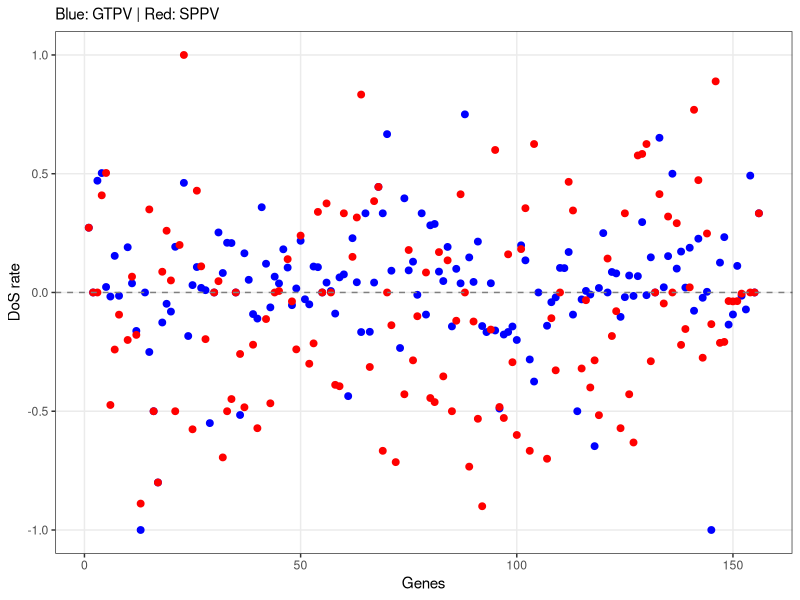
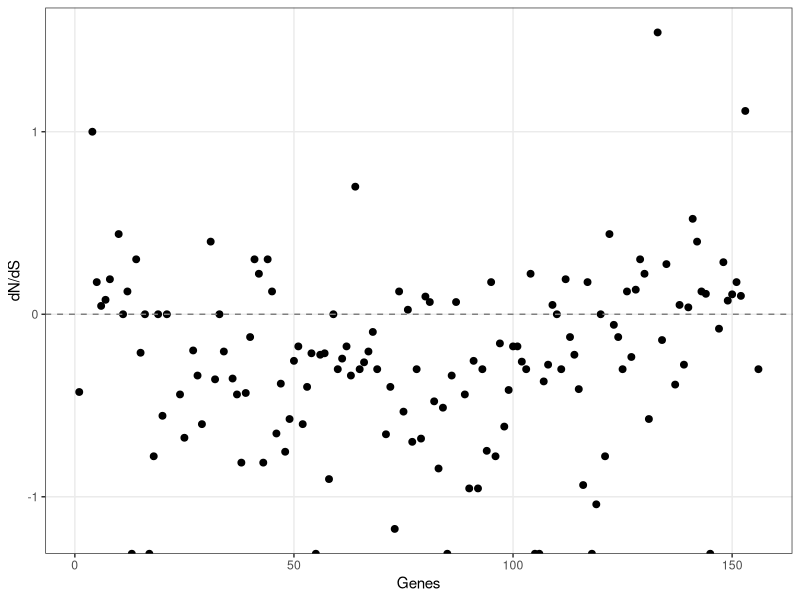
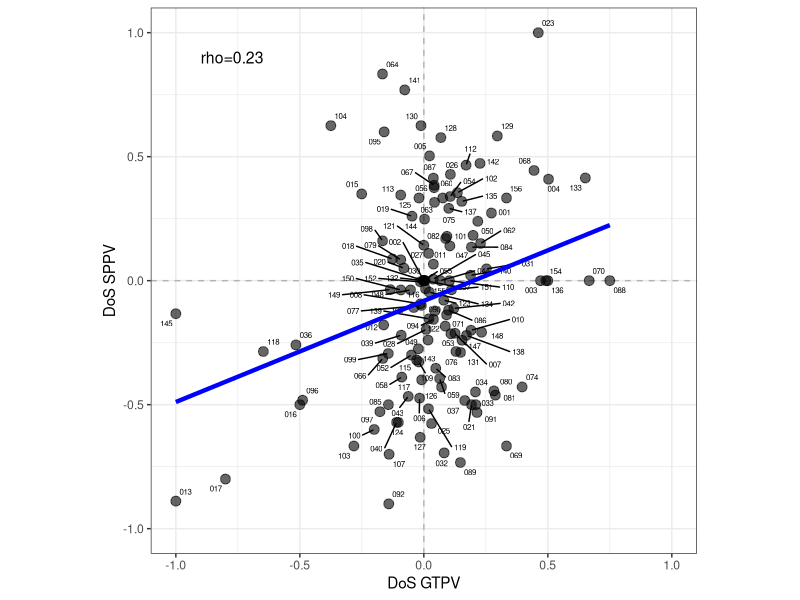

These charts were generated, in order, by the following R code:
# ================================
# DoS and dN/dS analysis + plots
# ================================

library(tidyverse)
library(ggrepel)

# ----------------
# Load data
# ----------------
df <- read_csv("DoS_per_gene.csv", show_col_types = FALSE)
df <- df %>% mutate(
    gene_num = as.integer(str_extract(gene, "\\d+")),
    dNdS = ifelse(dS > 0, dN / dS, NA_real_)  )

p1 <- ggplot(df, aes(x = gene_num)) +
  geom_point(    aes(y = DoS_G),    colour = "blue",
    size = 2,    na.rm = TRUE ) +
  geom_point(    aes(y = DoS_S),    colour = "red",
    size = 2,   na.rm = TRUE  ) +
  geom_hline(    yintercept = 0,    linetype = "dashed",
    colour = "grey50"  ) +
  labs(    x = "Genes",    y = "DoS rate",
    subtitle = "Blue: GTPV | Red: SPPV") +
  theme_bw() +  theme(panel.grid.minor = element_blank())
pdf("DoS_plot1.pdf",width=9,height=5)
print(p1)
dev.off()

p3 <- ggplot(df, aes(x = gene_num)) +
  geom_point(    aes(y = log10(dNdS)),
    colour = "black",    size = 2,    na.rm = TRUE ) +
  geom_hline(    yintercept = 0,    linetype = "dashed",
    colour = "grey50"  ) +
  labs(    x = "Genes",    y = "dN/dS") + 
  theme_bw() +  theme(panel.grid.minor = element_blank())

pdf("DoS_plot_dnds.pdf",width=9,height=5)
print(p3)
dev.off()

# ----------------
# Plot 2:
# DoS_G vs DoS_S
# ----------------
rho <- cor(  df$DoS_G,  df$DoS_S,
  method = "spearman",  use = "pairwise.complete.obs")
p2 <- ggplot(df, aes(x = DoS_G, y = DoS_S, label = gsub("LSDV","",gene))) +
  geom_hline(    yintercept = 0,   linetype = "dashed",    colour = "grey70"  ) +
  geom_vline(    xintercept = 0,    linetype = "dashed",    colour = "grey70"  ) +
  geom_point(    size =3,    colour = "black",    na.rm = TRUE, alpha=0.6) +
  geom_text_repel(    size =2,    max.overlaps = Inf,    na.rm = TRUE  ) +
  coord_equal() + labs(    x = "DoS GTPV",    y = "DoS SPPV",  ) +
   geom_smooth(    method = "lm", alpha=0.6,
    se = FALSE,    colour = "blue",    linewidth = 1.5,    na.rm = TRUE )  +
  theme_bw() + ylim(-1.001,1.001) + xlim(-1.001,1.001) 
  p2 <- p2 +  annotate(    "text",    x =-0.9,    y = 0.9,    hjust = 0,
    label = paste0("rho=", round(rho,2)),    size = 4  )
pdf("DoS_plot2.pdf",width=6,height=6)
print(p2)
dev.off()
# ----------------
# Numeric summaries
# ----------------
cat("\n=== MEAN VALUES ===\n")
medians <- df %>%
  summarise(
    dN_mean    = median(dN, na.rm = TRUE),
    dS_mean    = median(dS, na.rm = TRUE),
    dNdS_mean    = median(dN/dS, na.rm = TRUE),
    pN_G_mean  = median(pN_G, na.rm = TRUE),
    pS_G_mean  = median(pS_G, na.rm = TRUE),
    DoS_G_mean = median(DoS_G, na.rm = TRUE),
    pN_S_mean  = median(pN_S, na.rm = TRUE),
    pS_S_mean  = median(pS_S, na.rm = TRUE),
    DoS_S_mean = median(DoS_S, na.rm = TRUE)
  )
sds <- df %>%
  summarise(
    dN_sd    = sd(dN, na.rm = TRUE),
    dS_sd    = sd(dS, na.rm = TRUE),
    dNdS_sd  = sd(dN/dS, na.rm = TRUE),
    pN_G_sd  = sd(pN_G, na.rm = TRUE),
    pS_G_sd  = sd(pS_G, na.rm = TRUE),
    DoS_G_sd = sd(DoS_G, na.rm = TRUE),
    pN_S_sd  = sd(pN_S, na.rm = TRUE),
    pS_S_sd  = sd(pS_S, na.rm = TRUE),
    DoS_S_sd = sd(DoS_S, na.rm = TRUE)
  )

print(data.frame(medians))
print(data.frame(sds))
cat("\n=== DISTRIBUTION SUMMARIES ===\n")
print(  summary(    df %>%
      select(dN, dS,  pN_G, pS_G, DoS_G, pN_S, pS_S, DoS_S)  ))

cat("\n=== SPEARMAN CORRELATION: DoS_G vs DoS_S ===\n")
print(  cor.test(    df$DoS_G,    df$DoS_S,
    method = "spearman",    use = "pairwise.complete.obs"  ) )
